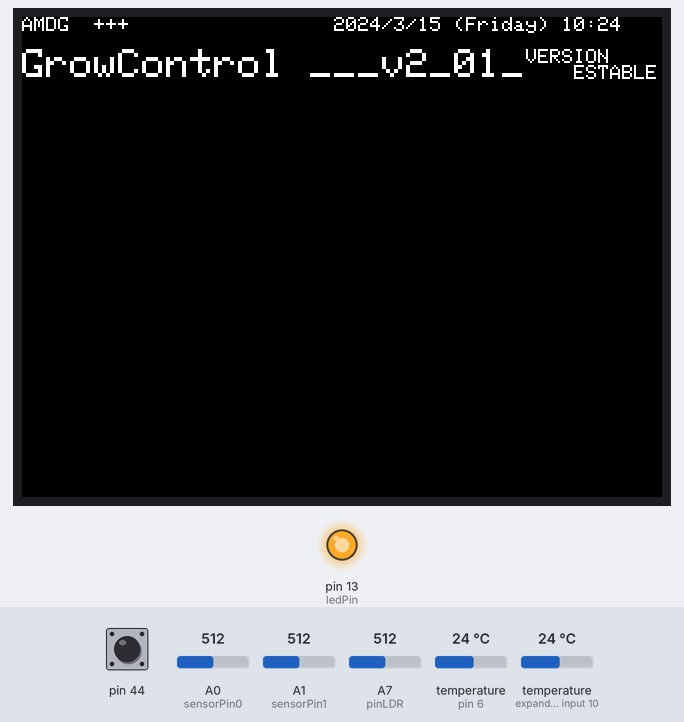
The program below on a simulated Arduino Mega 2560, built with avr-gcc and run on an emulated ATmega2560. On the bench: 320×240 colour display, output pins drawn as LEDs (lit = HIGH). Inputs (shaded band) come from the test bench; at power-on: temperature (sensors on pin 6, expander input 10) 24 °C, A0 (sensorPin0) = 512, A1 (sensorPin1) = 512, A7 (pinLDR) = 512, pin 44 HIGH. The local clock reads 2024-03-15 10:24:30 at power-on unless the program sets it; what the program prints to the serial monitor is not drawn.

Above: at 7.8 s.
7.9 s: temperature (sensor on pin 6) set to 12 °C
At 8.8 s:
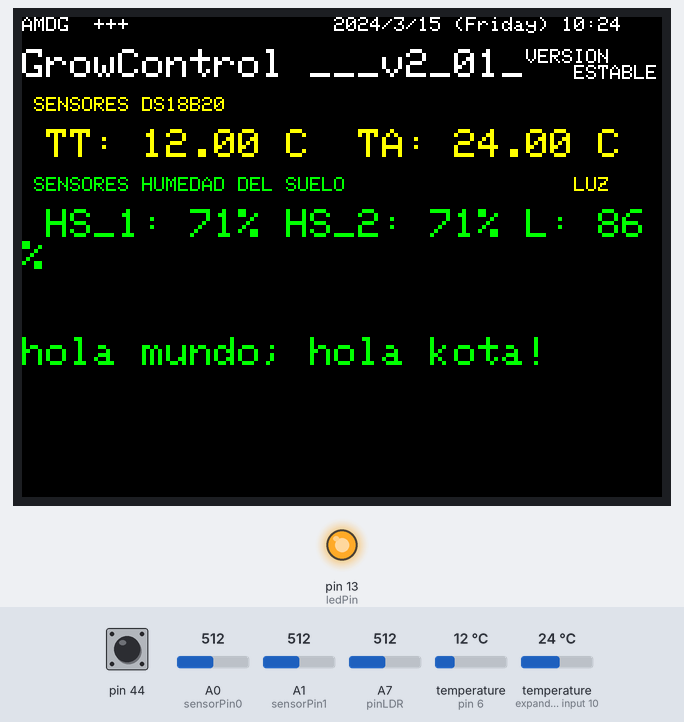
13.9 s: temperature (sensor on expander input 10) set to 12 °C
At 19.3 s:
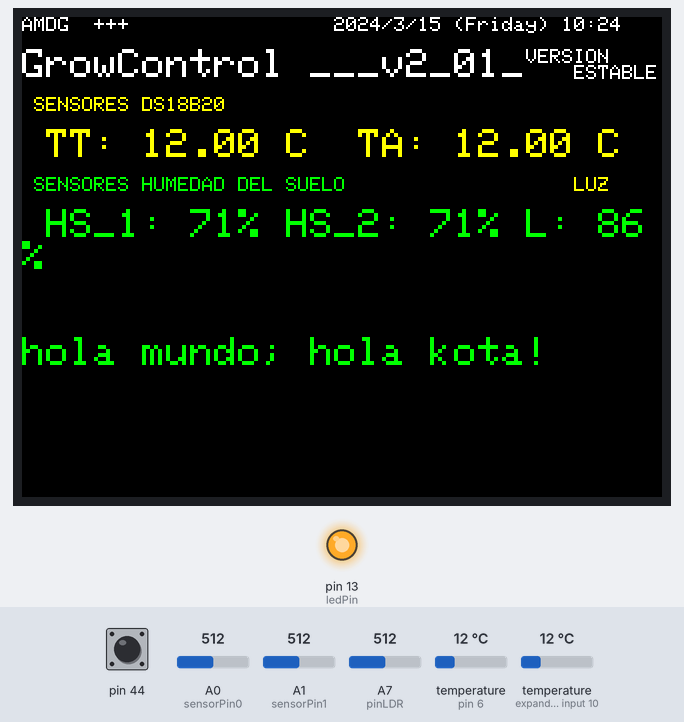
19.9 s: A0 (sensorPin0) set to 716
At 25.1 s:
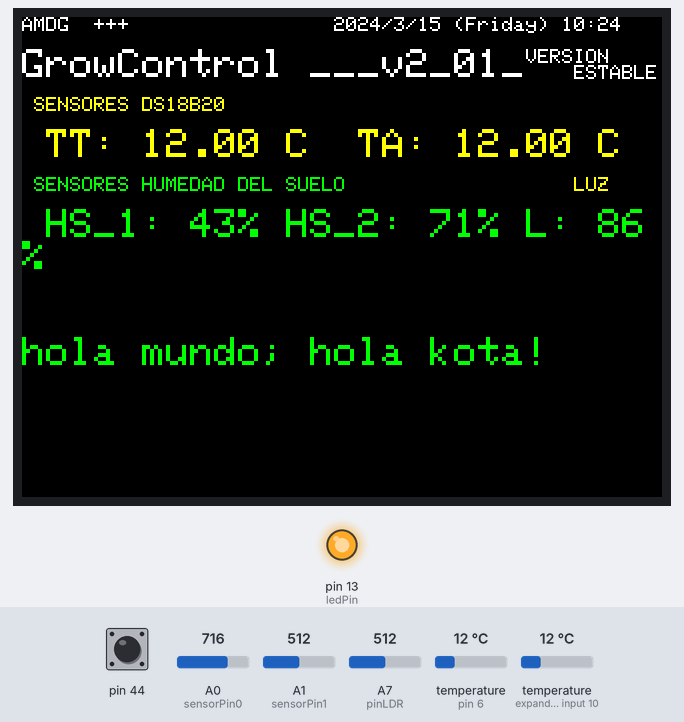
25.4 s: A1 (sensorPin1) set to 716
At 29.8 s:
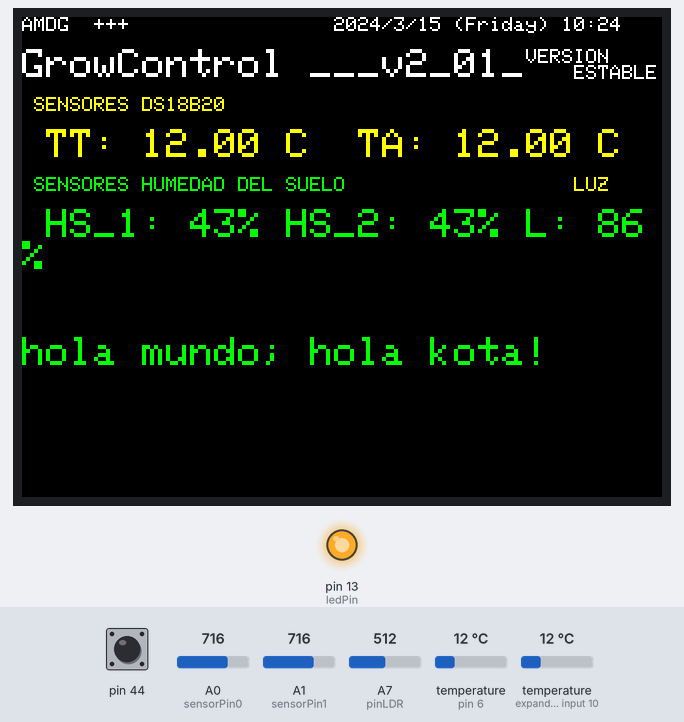
30.6 s: A7 (pinLDR) set to 716
At 35.5 s:
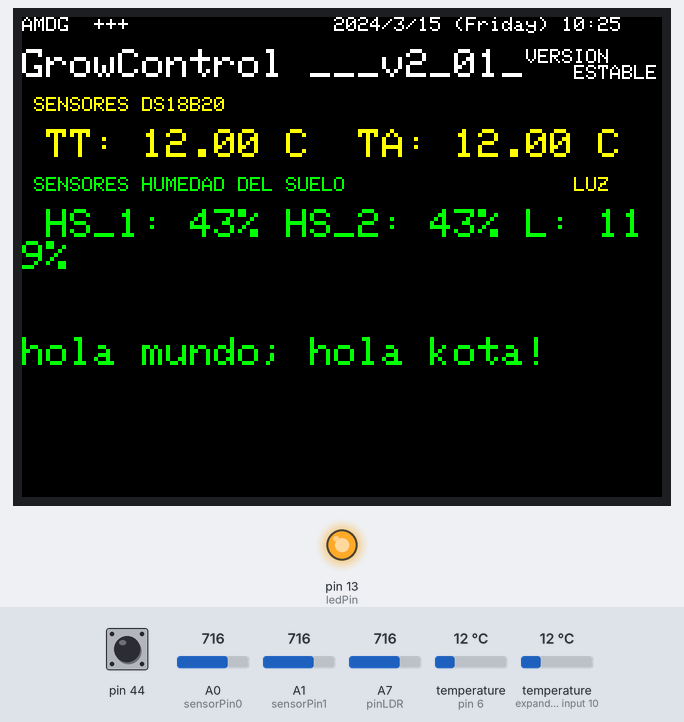
35.8 s: temperature (sensor on pin 6) set to 19 °C
At 39.35 s:
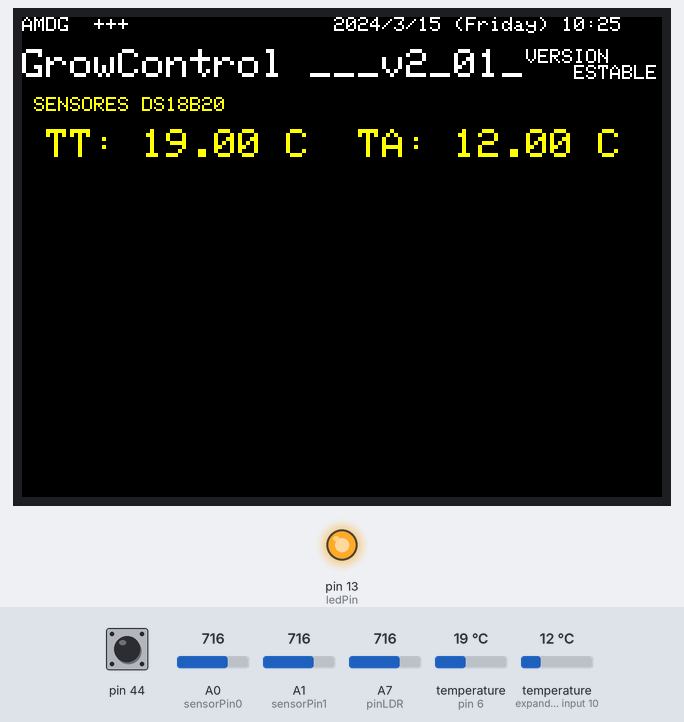
Timing chart, 0 to 40.9 s (numbered marks = the images above; inputs shaded):
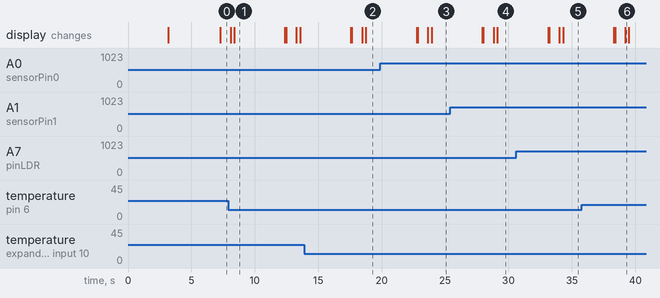

The program:

main.cpp
```cpp
// VERSION_2_01 ===================> GrowControl
// Estable con 3 dth22, 2 ds18b20, 2 higrometros, 1 reloj ds3231, 1 LDR
// Creado 11 de abril 2018 AMDG.

// Instrucciones:
// Cambiar la version en el número de la pantalla del final del código para que coincida con el nombre del archivo.
// Si se añaden sensores en el loop, hay que añadirlos también en la confi de la pantalla.

//_______________________________________________________________________________includes

#include <Arduino.h>

#include "SPI.h"  // PANTALLA
#include "Adafruit_GFX.h"  // PANTALLA
#include "Adafruit_ILI9341.h"  // PANTALLA

#include <OneWire.h>  //ds18b20
#include <DallasTemperature.h>  //ds18b20

#include <Adafruit_Sensor.h>  //DTH
#include <DHT.h>  //DTH

#include <Wire.h>  //RELOJ 3231
#include "RTClib.h"  //RELOJ 3231

//_______________________________________________________________________________defines
// For the Adafruit shield, these are the default.
#define TFT_DC 9  // PANTALLA
#define TFT_CS 10  // PANTALLA

// Uncomment whatever type you're using!
//#define DHTTYPE DHT11   // DHT 11
#define DHTTYPE DHT22   // DHT 22  (AM2302), AM2321
//#define DHTTYPE DHT21   // DHT 21 (AM2301)

#define HT1 44  //DTH
#define HT2 45  //DTH
#define HT3 46  //DTH
// Connect pin 1 (on the left) of the sensor to +5V
// NOTE: If using a board with 3.3V logic like an Arduino Due connect pin 1
// to 3.3V instead of 5V!
// Connect pin 2 of the sensor to whatever your DHTPIN is
// Connect pin 4 (on the right) of the sensor to GROUND
// Connect a 10K resistor from pin 2 (data) to pin 1 (power) of the sensor

//________________________________________________________________________________int

// Pin donde se conecta el bus 1-Wire
const int pinDatosDQ = 6;  //ds18b20
// Instancia a las clases OneWire y DallasTemperature
OneWire oneWireObjeto(pinDatosDQ);  //ds18b20
DallasTemperature sensorDS18B20(&oneWireObjeto);  //ds18b20
// Variables con las direcciones únicas de los 4 sensores DS18B20
DeviceAddress temperatura_tierra = {0x28, 0xFF, 0xB6, 0x4C, 0xA1, 0x17, 0x04, 0xD7};  //ds18b20
DeviceAddress temperatura_agua = {0x28, 0xFF, 0xE7, 0xDC, 0xA0, 0x17, 0x05, 0x9B};  //ds18b20

//const int DHTPin = 5;     // what digital pin we're connected to
DHT dht1(HT1, DHTTYPE);  //DTH
DHT dht2(HT2, DHTTYPE);  //DTH
DHT dht3(HT3, DHTTYPE);  //DTH

RTC_DS3231 rtc;  //RELOJ 3231
char daysOfTheWeek[7][12] = {"Sunday", "Monday", "Tuesday", "Wednesday", "Thursday", "Friday", "Saturday"};  //RELOJ 3231

const int sensorPin0 = A0;  //HIGROMETROS
const int sensorPin1 = A1;  //HIGROMETROS

// Pin analogico de entrada para el LDR
int pinLDR = 7;  //LDR sensor LUZ
// Variable donde se almacena el valor del LDR
int valorLDR = 0;  //LDR sensor LUZ

// PARA VER QUE FUNCIONA ARDUINO MEGA
const int ledPin = 13;  //LDR sensor LUZ

// Use hardware SPI (on Uno, #13, #12, #11) and the above for CS/DC
Adafruit_ILI9341 tft = Adafruit_ILI9341(TFT_CS, TFT_DC);  // PANTALLA
// If using the breakout, change pins as desired
//Adafruit_ILI9341 tft = Adafruit_ILI9341(TFT_CS, TFT_DC, TFT_MOSI, TFT_CLK, TFT_RST, TFT_MISO);


//____________________________________________________________ void para setup (vsNAME):
void vsDS18B20()
{
    // Iniciamos el bus 1-Wire  //ds18b20
    sensorDS18B20.begin();  //ds18b20
    // Buscamos los sensores conectados  //ds18b20
    Serial.println("Buscando dispositivos...");  //ds18b20
    Serial.println("Encontrados: ");  //ds18b20
    Serial.print(sensorDS18B20.getDeviceCount());  //ds18b20
    Serial.println(" sensores");  //ds18b20
}
void vsDTH()
{
    Serial.println("AMGD ADRIAN TFG");  //DTH
    dht1.begin();//Inicializamos los sensores  //DTH
    dht2.begin();  //DTH
    dht3.begin();  //DTH
}
void vsRELOJ3231()
{
    //RELOJ 3231
    if (! rtc.begin()) {
      Serial.println("Couldn't find RTC");
      while (1);
    }
    //RELOJ 3231
    if (rtc.lostPower()) {
      Serial.println("RTC lost power, lets set the time!");  //RELOJ 3231
      // following line sets the RTC to the date & time this sketch was compiled
      rtc.adjust(DateTime(F(__DATE__), F(__TIME__)));  //RELOJ 3231
      // This line sets the RTC with an explicit date & time, for example to set
      // January 21, 2014 at 3am you would call:
      // rtc.adjust(DateTime(2014, 1, 21, 3, 0, 0));
    }  //RELOJ 3231
}
void vsPANTALLA()
{
    Serial.println("ILI9341 Pantalla ok");  //pantalla
    tft.begin();  //pantalla
}


//____________________________________________________________ void para loop (vlNAME):

void vlPANTALLA()
{
  //for(uint8_t rotation=0; rotation<4; rotation++) {
  //tft.setRotation(rotation);
  tft.setRotation(1);//0 y 4 vertical , 1 y 3 horizontal, 6 vertical con texto en pines.
    //int testText();
    //testText();
    delay(4000);

  tft.fillScreen(ILI9341_BLACK);// para loop con pantalla en negro
  tft.setCursor(0, 0);
  tft.setTextColor(ILI9341_WHITE);  tft.setTextSize(1);
  tft.print("AMDG  +++             ");

    DateTime now = rtc.now();
  tft.print("    ");
  tft.print(now.year(), DEC);
  tft.print('/');
  tft.print(now.month(), DEC);
  tft.print('/');
  tft.print(now.day(), DEC);
  tft.print(" (");
  tft.print(daysOfTheWeek[now.dayOfTheWeek()]);
  tft.print(") ");
  tft.print(now.hour(), DEC);
  tft.print(':');
  tft.print(now.minute(), DEC);


  tft.println(" ");
  tft.println(" ");

  tft.setTextColor(ILI9341_WHITE); tft.setTextSize(2);
  tft.print("GrowControl ___v2_01_");//____________________________________________________________ versión del proyecto
  tft.setTextColor(ILI9341_WHITE); tft.setTextSize(1);
  tft.println("VERSION");//____________________________________________________________ versión del proyecto estable / version beta con cambios
  tft.println("                                              ESTABLE");//____________________________________________________________ versión del proyecto estable / version beta con cambios
  //tft.setTextColor(ILI9341_RED);    tft.setTextSize(3);
  // tft.println(0xDEADBEEF, HEX);
  // tft.println();
  // tft.setTextColor(ILI9341_GREEN);
  // tft.setTextSize(5);
  // tft.println("Groop");
  // tft.setTextColor(ILI9341_GREEN);
  //tft.setTextSize(5);
  // tft.println("hola irene!!");
  //tft.setTextSize(1);
  //tft.println("I implore thee,");
}

void vlDS18B20()
{
  // Wait a few seconds between measurements.
   //delay(1000);
    // Mandamos comandos para toma de temperatura a los sensores
  Serial.println("Mandando comandos a los sensores");
  sensorDS18B20.requestTemperatures();
  // Leemos y mostramos los datos de los sensores DS18B20 por dirección única
  Serial.print("Temperatura de la tierra ds18b20: ");
  Serial.print(sensorDS18B20.getTempC(temperatura_tierra));
  Serial.println(" C");
  Serial.print("Temperatura del agua ds18b20: ");
  Serial.print(sensorDS18B20.getTempC(temperatura_agua));
  Serial.println(" C");

  tft.setTextColor(ILI9341_YELLOW); tft.setTextSize(1);
  //tft.println(" ");
  tft.println(" ");
  tft.println(" SENSORES DS18B20");
  tft.println(" ");

  tft.setTextColor(ILI9341_YELLOW); tft.setTextSize(2);
  tft.print(" TT: ");
  tft.print(sensorDS18B20.getTempC(temperatura_tierra));
  tft.print(" C ");
  tft.print(" TA: ");
  tft.print(sensorDS18B20.getTempC(temperatura_agua));
  tft.print(" C  ");
}

void vlDTH()
{
  // Wait a few seconds between measurements.
     //delay(1000);

     // Reading temperature or humidity takes about 250 milliseconds!
     float h1 = dht1.readHumidity(); //para sensor 1 dht1 HT1 44
     float t1 = dht1.readTemperature();

     if (isnan(h1) || isnan(t1)) {
        Serial.println("Failed DHT 1!");
        return;
     }

     Serial.print("H 1: "); //del sensor 1
     Serial.print(h1);
     Serial.print(" %\t");
     Serial.print("T 1: ");
     Serial.print(t1);
     Serial.print(" *C ");
     Serial.print("\t");

     tft.setTextColor(ILI9341_WHITE);  tft.setTextSize(1);
     //tft.println(" ");

    tft.println(" ");
    tft.print(" SENSORES DTH"); //del sensor 1
    tft.setTextColor(ILI9341_WHITE);  tft.setTextSize(2);
    tft.println(" ");

      tft.print(" H1: "); //del sensor 1
      tft.print(h1);
      tft.print(" % ");
      tft.print(" T1: ");
      tft.print(t1);
      tft.println(" C ");

     float h2 = dht2.readHumidity(); //para sensor 2 dht2 HT2 45
     float t2 = dht2.readTemperature();

     if (isnan(h2) || isnan(t2)) {
        Serial.println("Failed DHT 2!");
        return;
     }

     Serial.print("H 2: ");// del sensor 2
     Serial.print(h2);
     Serial.print(" %\t");
     Serial.print("T 2: ");
     Serial.print(t2);
     Serial.print(" *C ");
     Serial.print("\t");

      tft.print(" H2: ");// del sensor 2
      tft.print(h2);
      tft.print(" % ");
      tft.print(" T2: ");
      tft.print(t2);
      tft.println(" C ");

    float h3 = dht3.readHumidity(); //para sensor 3 dht3 HT3 46
     float t3 = dht3.readTemperature();

     if (isnan(h3) || isnan(t3)) {
        Serial.println("Failed DHT 3!");
        return;
     }

     Serial.print("H 3: "); // del sensor 3
     Serial.print(h3);
     Serial.print(" %\t");
     Serial.print(" 3: ");
     Serial.print(t3);
     Serial.print(" *C ");
     Serial.print("\n");


      tft.print(" H3: "); // del sensor 3
      tft.print(h3);
      tft.print(" % ");
      tft.print(" T3: ");
      tft.print(t3);
      tft.println(" C ");

}

void vlHIGROMETROS()
{
  //delay(1000);
    // Confi del sensor 1 en pin analogico 0 medidor de humedad de tierra
    int val0 = analogRead(0);
    val0 = map(val0, 300, 1023, 100, 0);
    //analogWrite(0, val);
    Serial.print("Humedad_1 ");
    Serial.print(val0);
    Serial.println("% ");
    int humedad1 = analogRead(sensorPin0);
    //   Serial.print("Humedad ");
    Serial.println(humedad1);

    //   Serial.println(humedad);
    //   if(humedad < 500)
    //   {
    //      Serial.println("Encendido");
    //      //hacer las acciones necesarias
      tft.setTextColor(ILI9341_GREEN); tft.setTextSize(1);
      tft.println(" ");
      tft.setTextColor(ILI9341_GREEN); tft.setTextSize(1);
          //tft.println(" ");
          tft.print(" SENSORES HUMEDAD DEL SUELO");
      tft.setTextColor(ILI9341_YELLOW); tft.setTextSize(1);
          tft.println("                   LUZ");
      tft.println(" ");
      tft.setTextColor(ILI9341_GREEN); tft.setTextSize(2);
          //tft.println(" ");
          tft.print(" HS_1: ");
          tft.print(val0);
          tft.print("%");


    // Confi del sensor 2 en pin analogico 1 medidor de humedad de tierra
    int val1 = analogRead(1);
    val1 = map(val1, 300, 1023, 100, 0);
    //analogWrite(0, val);
    Serial.print("Humedad_2: ");
    Serial.print(val1);
    Serial.println("%");

    int humedad2 = analogRead(sensorPin1);
    //   Serial.print("Humedad ");
    Serial.println(humedad2);

    //   Serial.println(humedad);
    //   if(humedad2 < 500)
    //   {
    //      Serial.println("Encendido");
    //      //hacer las acciones necesarias
    //   }
        tft.print(" HS_2: ");
        tft.print(val1);
        tft.print("%");


}

void vlLDR()
{
    // Guardamos el valor leido del ADC en una variable
    // El valor leido por el ADC (voltaje) aumenta de manera directamente proporcional
    // con respecto a la luz percibida por el LDR
    valorLDR= analogRead(pinLDR);

    // Devolver el valor leido a nuestro monitor serial en el IDE de Arduino
    Serial.print(valorLDR);

    int valorluz = valorLDR;
    //Uso la funcion map para pasar a % el valorLDR
    valorluz = map(valorluz, 600, 0, 100, 0);
    //analogWrite(0, val);
    Serial.print("  L: ");
    Serial.print(valorluz);
    Serial.println("%");

    //tft.println(" ");
    //tft.println(" ");
    tft.print(" L: ");
    tft.print(valorluz);
    tft.println("%");

      //___________________letras finales de la pantalla para pruebas
      tft.println(" ");
      tft.println(" ");
      tft.print("hola mundo; ");
      tft.print("hola kota!");
      tft.println(" ");
}


void setup(){

    pinMode(ledPin, OUTPUT);  //LED PIN 13 FUNCIONAMIENTO
    digitalWrite(ledPin, HIGH);  //LED PIN 13 FUNCIONAMIENTO
    // Iniciamos la comunicación serie
    Serial.begin(9600);
    delay(3000); // wait for console opening

    vsDS18B20();
    vsDTH();
    vsRELOJ3231();
    vsPANTALLA();

}


void loop()
{

  vlPANTALLA();
  vlDS18B20();
  vlDTH();
  vlHIGROMETROS();
  vlLDR();

    // put your main code here, to run repeatedly:
}
```

Measured:
- what the display in image 1 shows lasts 4.0 s, from 8.4 s to 12.4 s
